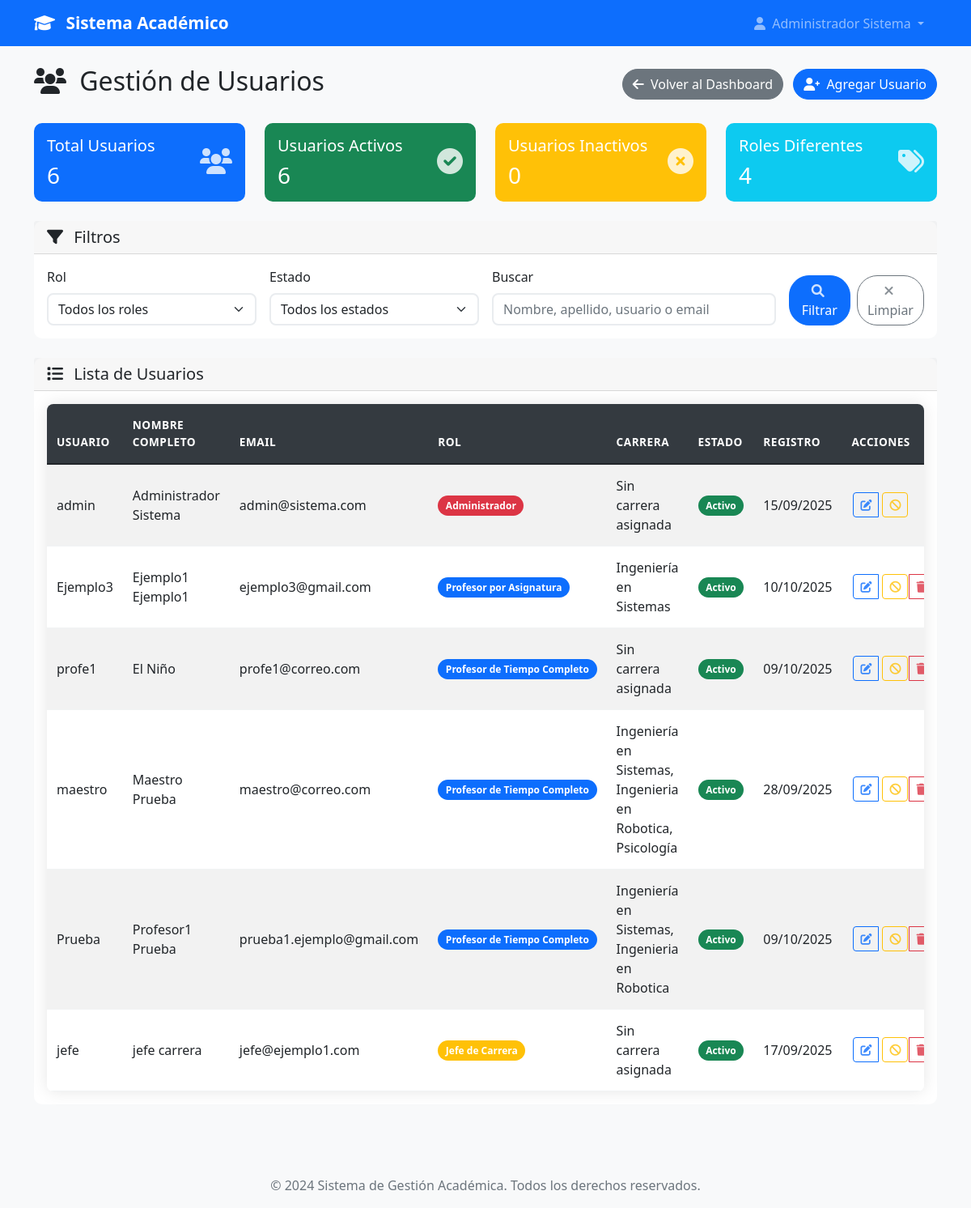
Before: /admin/usuarios (signed in) with the older database file.
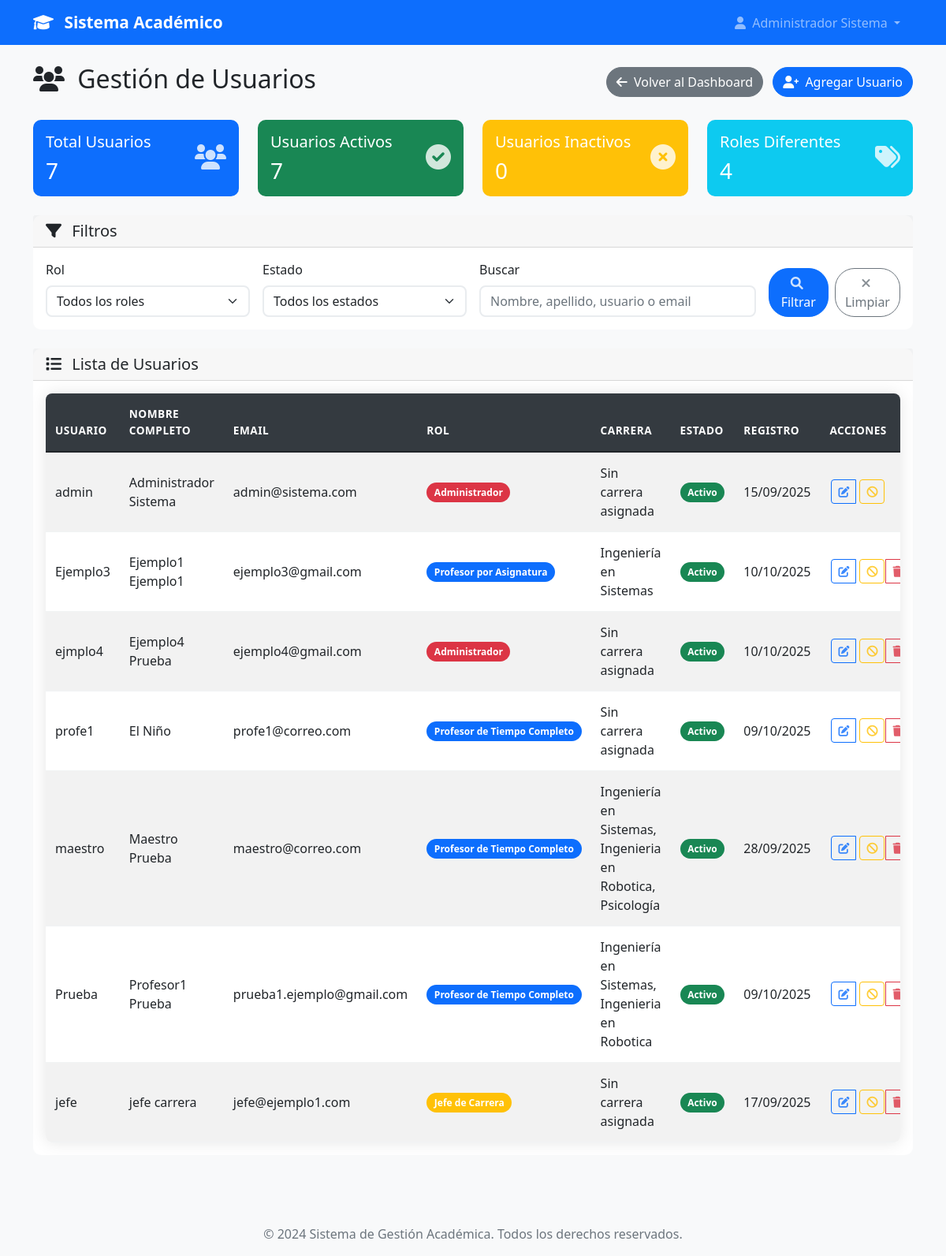
After: the same page with the newer database file.
### models.py (models this page shows, shortened)
class User(UserMixin, db.Model):
    id = db.Column(db.Integer, primary_key=True)
    username = db.Column(db.String(80), unique=True, nullable=False)
    email = db.Column(db.String(120), unique=True, nullable=False)
    password_hash = db.Column(db.String(120), nullable=False)
    nombre = db.Column(db.String(100), nullable=False)
    apellido = db.Column(db.String(100), nullable=False)
    telefono = db.Column(db.String(20))
    imagen_perfil = db.Column(db.String(200))  # Ruta de la imagen de perfil
    rol = db.Column(db.String(20), nullable=False)
    tipo_profesor = db.Column(db.String(20))
    carreras = db.relationship('Carrera', secondary=user_carreras, backref=db.backref('usuarios', lazy=True))
    carrera_id = db.Column(db.Integer, db.ForeignKey('carrera.id'))
    carrera = db.relationship('Carrera', foreign_keys=[carrera_id], backref=db.backref('jefe_carrera', uselist=False))
    fecha_registro = db.Column(db.DateTime, default=datetime.utcnow)
    activo = db.Column(db.Boolean, default=True)
    def get_nombre_completo(self):
        return f"{self.nombre} {self.apellido}"
    def is_admin(self):
        return self.rol == 'admin'
    def get_rol_display(self):
        roles = {
            'admin': 'Administrador',
            'jefe_carrera': 'Jefe de Carrera',
            'profesor_completo': 'Profesor de Tiempo Completo',
            'profesor_asignatura': 'Profesor por Asignatura'
        }
        return roles.get(self.rol, self.rol)
    def get_carrera_nombre(self):
        if not self.carreras:
            return 'Sin carrera asignada'
        if len(self.carreras) == 1:
            return self.carreras[0].nombre
        else:
            return ', '.join([c.nombre for c in self.carreras])

class Carrera(db.Model):
    id = db.Column(db.Integer, primary_key=True)
    nombre = db.Column(db.String(150), nullable=False, unique=True)
    codigo = db.Column(db.String(10), nullable=False, unique=True)  # Ej: "ING-SIS", "MED", etc.
    descripcion = db.Column(db.Text)
    facultad = db.Column(db.String(100))
    activa = db.Column(db.Boolean, default=True)
    fecha_creacion = db.Column(db.DateTime, default=datetime.utcnow)
    creada_por = db.Column(db.Integer, db.ForeignKey('user.id'), nullable=False)
    creador = db.relationship('User', foreign_keys=[creada_por], backref=db.backref('carreras_creadas', lazy=True))

### app.py (the view, shortened to what this page needs)
@app.route('/admin/usuarios')
@login_required
def gestionar_usuarios():
    if not current_user.is_admin():
        flash('No tienes permisos para acceder a esta página.', 'error')
        return redirect(url_for('dashboard'))
    rol_filter = request.args.get('rol', '')
    activo_filter = request.args.get('activo', '')
    busqueda = request.args.get('busqueda', '')
    query = User.query
    if rol_filter:
        if rol_filter == 'profesor':
            query = query.filter(User.rol.in_(['profesor_completo', 'profesor_asignatura']))
        else:
            query = query.filter_by(rol=rol_filter)
    if activo_filter:
        if activo_filter == 'activos':
            query = query.filter_by(activo=True)
        elif activo_filter == 'inactivos':
            query = query.filter_by(activo=False)
    usuarios = query.order_by(User.nombre, User.apellido).all()
    total_usuarios = len(usuarios)
    usuarios_activos = sum(1 for u in usuarios if u.activo)
    usuarios_inactivos = total_usuarios - usuarios_activos
    roles_count = {}
    for usuario in usuarios:
        rol_display = usuario.get_rol_display()
        roles_count[rol_display] = roles_count.get(rol_display, 0) + 1
    return render_template('admin/usuarios.html',
                         usuarios=usuarios,
                         total_usuarios=total_usuarios,
                         usuarios_activos=usuarios_activos,
                         usuarios_inactivos=usuarios_inactivos,
                         roles_count=roles_count,
                         filtros_activos={
                             'rol': rol_filter,
                             'activo': activo_filter,
                             'busqueda': busqueda
                         })

### templates/admin/usuarios.html (shortened to what this page needs)
{% extends "base.html" %}
{% block content %}
<div class="row">
    <div class="col-12">
        <div class="d-flex justify-content-between align-items-center mb-4">
            <h2>
                <i class="fas fa-users me-2"></i>
                Gestión de Usuarios
            </h2>
            <div>
                <a href="{{ url_for('dashboard') }}" class="btn btn-secondary me-2">
                    <i class="fas fa-arrow-left me-1"></i>
                    Volver al Dashboard
                </a>
                <a href="{{ url_for('agregar_usuario') }}" class="btn btn-primary">
                    <i class="fas fa-user-plus me-1"></i>
                    Agregar Usuario
                </a>
            </div>
        </div>
    </div>
</div>
<div class="row mb-4">
    <div class="col-md-3">
        <div class="card bg-primary text-white">
            <div class="card-body">
                <div class="d-flex align-items-center">
                    <div class="flex-grow-1">
                        <h5 class="card-title">Total Usuarios</h5>
                        <h3 class="mb-0">{{ total_usuarios }}</h3>
                    </div>
                    <div class="flex-shrink-0">
                        <i class="fas fa-users fa-2x"></i>
                    </div>
                </div>
            </div>
        </div>
    </div>
    <div class="col-md-3">
        <div class="card bg-success text-white">
            <div class="card-body">
                <div class="d-flex align-items-center">
                    <div class="flex-grow-1">
                        <h5 class="card-title">Usuarios Activos</h5>
                        <h3 class="mb-0">{{ usuarios_activos }}</h3>
                    </div>
                    <div class="flex-shrink-0">
                        <i class="fas fa-check-circle fa-2x"></i>
                    </div>
                </div>
            </div>
        </div>
    </div>
    <div class="col-md-3">
        <div class="card bg-warning text-white">
            <div class="card-body">
                <div class="d-flex align-items-center">
                    <div class="flex-grow-1">
                        <h5 class="card-title">Usuarios Inactivos</h5>
                        <h3 class="mb-0">{{ usuarios_inactivos }}</h3>
                    </div>
                    <div class="flex-shrink-0">
                        <i class="fas fa-times-circle fa-2x"></i>
                    </div>
                </div>
            </div>
        </div>
    </div>
    <div class="col-md-3">
        <div class="card bg-info text-white">
            <div class="card-body">
                <div class="d-flex align-items-center">
                    <div class="flex-grow-1">
                        <h5 class="card-title">Roles Diferentes</h5>
                        <h3 class="mb-0">{{ roles_count|length }}</h3>
                    </div>
                    <div class="flex-shrink-0">
                        <i class="fas fa-tags fa-2x"></i>
                    </div>
                </div>
            </div>
        </div>
    </div>
</div>
<div class="row mb-4">
    <div class="col-12">
        <div class="card">
            <div class="card-header">
                <h5 class="mb-0">
                    <i class="fas fa-filter me-2"></i>
                    Filtros
                </h5>
            </div>
            <div class="card-body">
                <form method="GET" class="row g-3">
                    <div class="col-md-3">
                        <label for="rol" class="form-label">Rol</label>
                        <select class="form-select" id="rol" name="rol">
                            <option value="">Todos los roles</option>
                        </select>
                    </div>
                    <div class="col-md-3">
                        <label for="activo" class="form-label">Estado</label>
                        <select class="form-select" id="activo" name="activo">
                            <option value="">Todos los estados</option>
                        </select>
                    </div>
                    <div class="col-md-4">
                        <label for="busqueda" class="form-label">Buscar</label>
                        <input type="text" class="form-control" id="busqueda" name="busqueda"
                               placeholder="Nombre, apellido, usuario o email" value="{{ filtros_activos['busqueda'] or '' }}">
                    </div>
                    <div class="col-md-2 d-flex align-items-end gap-2">
                        <button type="submit" class="btn btn-primary">
                            <i class="fas fa-search me-1"></i>
                            Filtrar
                        </button>
                        <a href="{{ url_for('gestionar_usuarios') }}" class="btn btn-outline-secondary">
                            <i class="fas fa-times me-1"></i>
                            Limpiar
                        </a>
                    </div>
                </form>
            </div>
        </div>
    </div>
</div>
<div class="row">
    <div class="col-12">
        <div class="card">
            <div class="card-header">
                <h5 class="mb-0">
                    <i class="fas fa-list me-2"></i>
                    Lista de Usuarios
                </h5>
            </div>
            <div class="card-body">
                {% if usuarios %}
                    <div class="table-responsive">
                        <table class="table table-striped table-hover">
                            <thead class="table-dark">
                                <tr>
                                    <th>Usuario</th>
                                    <th>Nombre Completo</th>
                                    <th>Email</th>
                                    <th>Rol</th>
                                    <th>Carrera</th>
                                    <th>Estado</th>
                                    <th>Registro</th>
                                    <th>Acciones</th>
                                </tr>
                            </thead>
                            <tbody>
                                {% for usuario in usuarios %}
                                <tr>
                                    <td>{{ usuario.username }}</td>
                                    <td>{{ usuario.get_nombre_completo() }}</td>
                                    <td>{{ usuario.email }}</td>
                                    <td>
                                        <span class="badge bg-{% if usuario.rol == 'admin' %}danger{% elif usuario.rol == 'jefe_carrera' %}warning{% else %}primary{% endif %}">
                                            {{ usuario.get_rol_display() }}
                                        </span>
                                    </td>
                                    <td>{{ usuario.get_carrera_nombre() }}</td>
                                    <td>
                                        {% if usuario.activo %}
                                            <span class="badge bg-success">Activo</span>
                                        {% else %}
                                            <span class="badge bg-danger">Inactivo</span>
                                        {% endif %}
                                    </td>
                                    <td>{{ usuario.fecha_registro.strftime('%d/%m/%Y') }}</td>
                                    <td>
                                        <div class="btn-group" role="group">
                                            <a href="{{ url_for('editar_usuario', id=usuario.id) }}" class="btn btn-sm btn-outline-primary" title="Editar">
                                                <i class="fas fa-edit"></i>
                                            </a>
                                            {% if usuario.activo %}
                                                <form method="POST" action="{{ url_for('desactivar_usuario', id=usuario.id) }}" style="display: inline;">
                                                    <button type="submit" class="btn btn-sm btn-outline-warning" title="Desactivar"
                                                            onclick="return confirm('¿Estás seguro de desactivar este usuario?')">
                                                        <i class="fas fa-ban"></i>
                                                    </button>
                                                </form>
                                            {% endif %}
                                            {% if usuario.id != current_user.id %}
                                                <a href="{{ url_for('eliminar_usuario', id=usuario.id) }}" class="btn btn-sm btn-outline-danger" title="Eliminar">
                                                    <i class="fas fa-trash"></i>
                                                </a>
                                            {% endif %}
                                        </div>
                                    </td>
                                </tr>
                                {% endfor %}
                            </tbody>
                        </table>
                    </div>
                {% endif %}
            </div>
        </div>
    </div>
</div>
{% endblock %}

### templates/base.html (shortened to what this page needs)
<!DOCTYPE html>
<html lang="es">
<head>
    <link href="https://cdn.jsdelivr.net/npm/bootstrap@5.1.3/dist/css/bootstrap.min.css" rel="stylesheet">
    <link rel="stylesheet" href="https://cdnjs.cloudflare.com/ajax/libs/font-awesome/6.0.0/css/all.min.css">
    <link rel="stylesheet" href="{{ url_for('static', filename='css/style.css') }}">
</head>
<body>
    <nav class="navbar navbar-expand-lg navbar-dark bg-primary">
        <div class="container">
            <a class="navbar-brand" href="{{ url_for('index') }}">
                <i class="fas fa-graduation-cap me-2"></i>
                Sistema Académico
            </a>
            <div class="collapse navbar-collapse" id="navbarNav">
                <ul class="navbar-nav ms-auto">
                    {% if current_user.is_authenticated %}
                        <li class="nav-item dropdown">
                            <a class="nav-link dropdown-toggle" href="#" id="navbarDropdown" role="button" data-bs-toggle="dropdown">
                                <i class="fas fa-user me-1"></i>
                                {{ current_user.get_nombre_completo() }}
                            </a>
                        </li>
                    {% endif %}
                </ul>
            </div>
        </div>
    </nav>
    <main class="py-4">
        <div class="container">
            {% block content %}{% endblock %}
        </div>
    </main>
    <footer class="bg-light text-center py-3 mt-5">
        <div class="container">
            <p class="text-muted mb-0">&copy; 2024 Sistema de Gestión Académica. Todos los derechos reservados.</p>
        </div>
    </footer>
</body>
</html>

Changed rows visible on the page:
added User: username "ejmplo4", get_nombre_completo "Ejemplo4 Prueba", email "ejemplo4@gmail.com", rol "Administrador", get_carrera_nombre "Sin carrera asignada", activo "Activo", fecha_registro "10/10/2025"
Other visible differences:
{{ total_usuarios }}: "6" → "7"
{{ usuarios_activos }}: "6" → "7"
